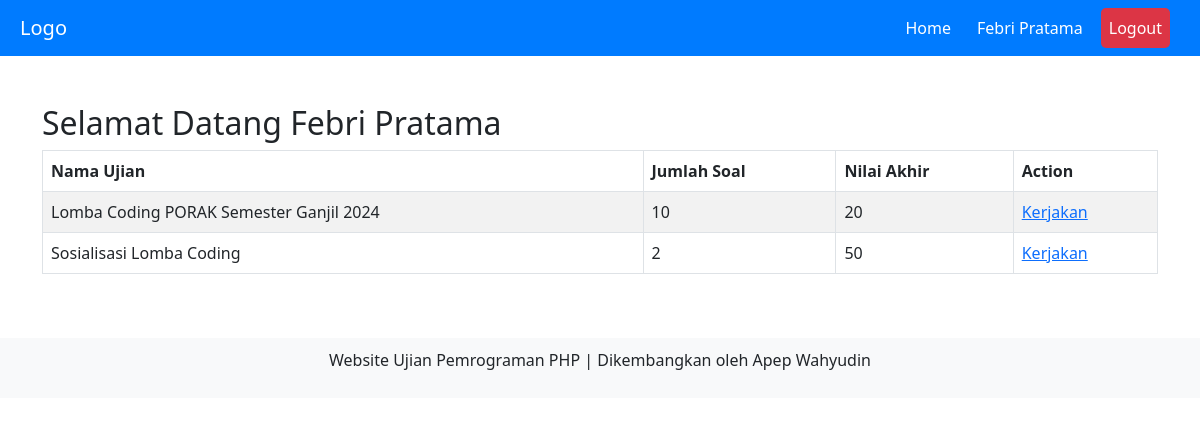
Screenshot of /home.php (signed in) with the database file from the repository.
### tables this page shows
CREATE TABLE `siswa` (
  `id_siswa` int(11) NOT NULL,
  `nis` varchar(10) NOT NULL,
  `nama` varchar(30) NOT NULL,
  `password` varchar(100) NOT NULL,
  `id_kelas` int(11) NOT NULL
);

CREATE TABLE `ujian` (
  `id_ujian` int(11) NOT NULL,
  `nama_ujian` varchar(50) NOT NULL,
  `status` varchar(15) NOT NULL,
  `id_guru` int(11) NOT NULL
);

### ujian.php (the view, shortened to what this page needs)
<?php
include "koneksi.php";
?>
<h2>Selamat Datang <?= htmlspecialchars($data_siswa["nama"], ENT_QUOTES, 'UTF-8'); ?></h2>
<table id="myTable" class="table table-striped table-bordered" style="width:100%">
    <thead>
        <tr>
            <th>Nama Ujian</th>
            <th>Jumlah Soal</th>
            <th>Nilai Akhir</th>
            <th>Action</th>
        </tr>
    </thead>
    <tbody>
        <?php
        $stmt = $koneksi->prepare("
            SELECT ujian.id_ujian, ujian.nama_ujian, COUNT(soal.id_soal) AS jumlah_soal
            FROM ujian
            LEFT JOIN ujian_kelas ON ujian.id_ujian = ujian_kelas.id_ujian
            LEFT JOIN soal ON ujian.id_ujian = soal.id_ujian
            WHERE ujian_kelas.id_kelas = ? AND ujian.status = 'aktif'
            GROUP BY ujian.id_ujian, ujian.nama_ujian
            ORDER BY ujian.id_ujian DESC
        ");
        if ($stmt) {
            $stmt->bind_param("i", $data_siswa['id_kelas']);
            $stmt->execute();
            $result = $stmt->get_result();
            while ($data_ujian = $result->fetch_assoc()) {
                $stmt_jawaban_benar = $koneksi->prepare("
                    SELECT COUNT(*) AS jumlah_benar
                    FROM hasil
                    WHERE id_ujian = ? AND id_siswa = ? AND test_result = 'lulus'
                ");
                $stmt_jawaban_benar->bind_param("ii", $data_ujian['id_ujian'], $data_siswa['id_siswa']);
                $stmt_jawaban_benar->execute();
                $result_jawaban_benar = $stmt_jawaban_benar->get_result();
                $data_jawaban_benar = $result_jawaban_benar->fetch_assoc();
                $jumlah_benar = $data_jawaban_benar['jumlah_benar'];
                $nilai = 0;
                if ($data_ujian['jumlah_soal'] > 0) {
                    $nilai = ($jumlah_benar / $data_ujian['jumlah_soal']) * 100;
                }
        ?>
                <tr>
                    <td><?= htmlspecialchars($data_ujian['nama_ujian'], ENT_QUOTES, 'UTF-8'); ?></td>
                    <td><?= htmlspecialchars($data_ujian['jumlah_soal'], ENT_QUOTES, 'UTF-8'); ?></td>
                    <td><?= htmlspecialchars(number_format($nilai, 0), ENT_QUOTES, 'UTF-8'); ?></td>
                    <td><a href='home.php?page=soal&id_ujian=<?= htmlspecialchars($data_ujian['id_ujian'], ENT_QUOTES, 'UTF-8'); ?>'>Kerjakan</a></td>
                </tr>
        <?php
            }
        } else {
            echo "Gagal menyiapkan query: " . $koneksi->error;
        }
        ?>
    </tbody>
</table>

### home.php (shortened to what this page needs)
<?php
include "koneksi.php";
if (!isset($_SESSION['siswa'])) {
    header("location: index.php");
    exit();
} else {
    $id_siswa = $_SESSION["siswa"];
    $qry_siswa = mysqli_query($koneksi, "SELECT * FROM siswa where id_siswa='$id_siswa'");
    $data_siswa = mysqli_fetch_assoc($qry_siswa);
}
?>
<!DOCTYPE html>
<html lang="en">
<head>
    <link rel="stylesheet" href="assets/dist/css/bootstrap.min.css">
    <link rel="stylesheet" href="https://cdn.datatables.net/2.0.0/css/dataTables.dataTables.min.css">
</head>
<body>
    <nav class="navbar navbar-expand-lg navbar-dark">
        <a class="navbar-brand" href="#">Logo</a>
        <div class="collapse navbar-collapse justify-content-end" id="navbarNav">
            <ul class="navbar-nav">
                <li class="nav-item active">
                    <a class="nav-link" href="home.php">Home</a>
                </li>
                <li class="nav-item">
                    <a class="nav-link" href="home.php?page=ganti_password">
                        <?= $data_siswa["nama"]; ?>
                    </a>
                </li>
                <li class="nav-item logout">
                    <a class="nav-link" href="logout.php">Logout</a>
                </li>
            </ul>
        </div>
    </nav>
    <div class="container mt-5 mb-5">
        <div class="row">
            <div class="col-md-12 p-50">
                <?php
                if (isset($_GET['page']) && $_GET['page'] != '') {
                    $page = addslashes($_GET['page']);
                    switch ($page) {
                        default:
                            include "ujian.php";
                            break;
                        case "soal":
                            include "soal.php";
                            break;
                        case "kerjakan":
                            include "do-test.php";
                            break;
                        case "lihat_jawaban":
                            include "lihat_jawaban.php";
                            break;
                        case "ganti_password":
                            include "ganti_password.php";
                            break;
                    }
                } else {
                    include "ujian.php";
                }
                ?>
            </div>
        </div>
    </div>
    <div class="footer">
        <p>Website Ujian Pemrograman PHP | Dikembangkan oleh Apep Wahyudin</p>
    </div>
</body>
</html>

### home.php (style rules this page uses)
.navbar { background-color: #007bff; }
.navbar-nav, .navbar-brand { padding-left: 20px; padding-right: 20px; }
.navbar-nav .nav-item { margin-right: 10px; }
.navbar-nav .nav-link { color: #fff; }
.logout { background-color: #dc3545; border-radius: 5px; }
.footer { bottom: 0; width: 100%; background-color: #f8f9fa; text-align: center; padding: 10px 0; }

### rows the page displays
siswa: nama "Febri Pratama"
ujian: nama_ujian "Lomba Coding PORAK Semester Ganjil 2024", jumlah_soal "10", nilai "20"
ujian: nama_ujian "Sosialisasi Lomba Coding", jumlah_soal "2", nilai "50"
